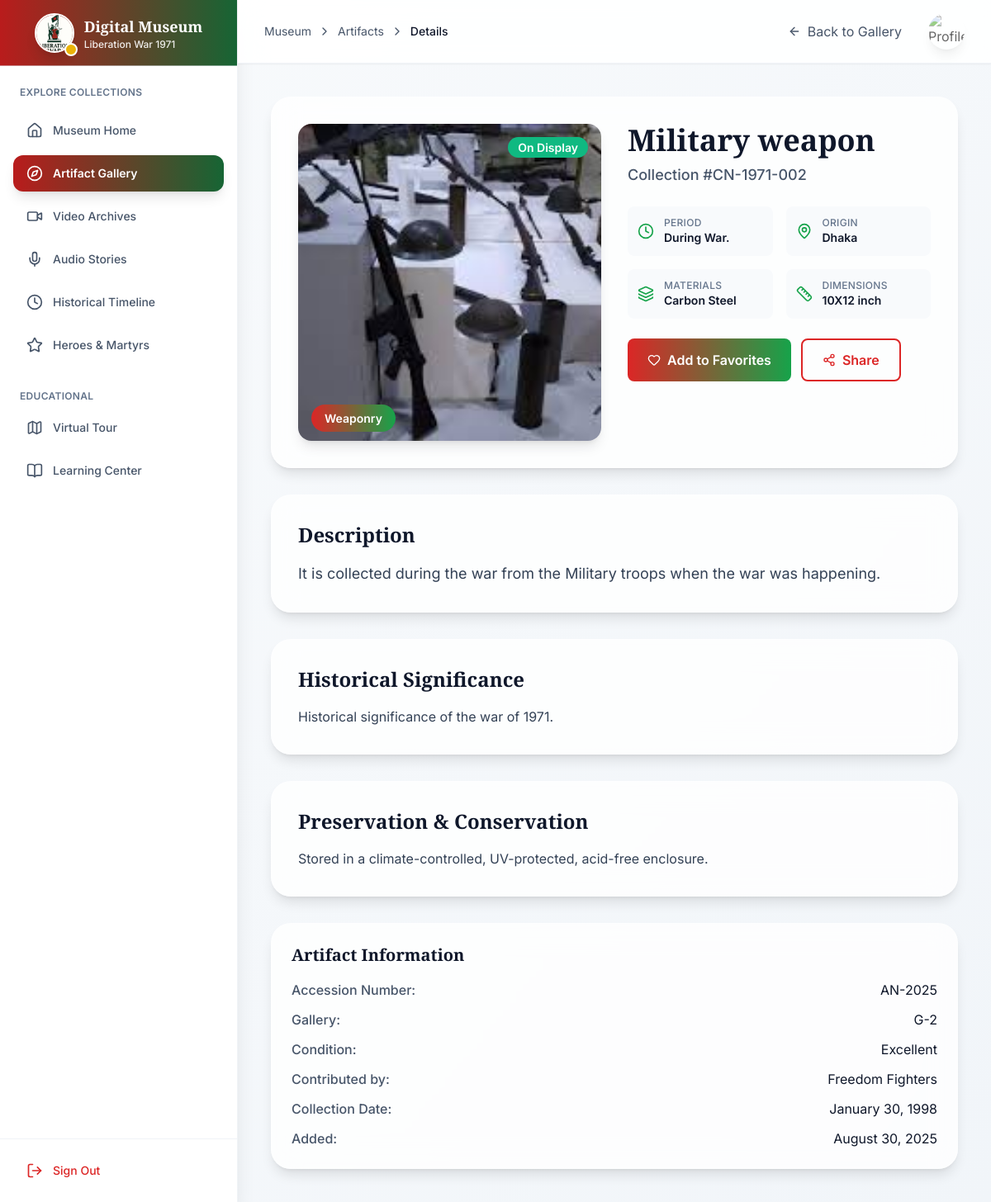
The app's page /artifact_detail.php?id=3 (signed in), older data.
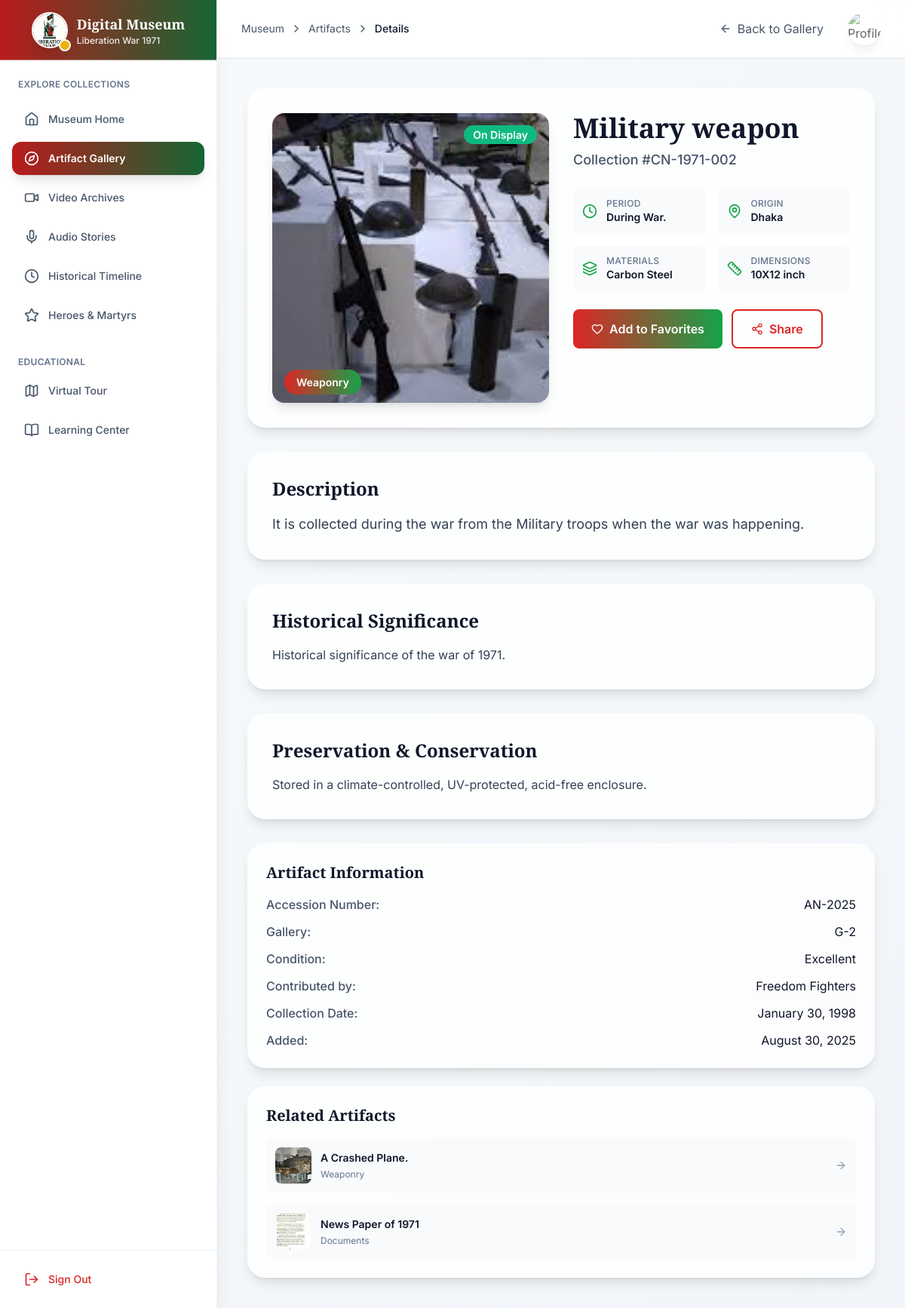
The same page, newer data.
### tables this page shows
CREATE TABLE `artifacts` (
  `artifact_id` int(11) NOT NULL,
  `collection_number` varchar(50) NOT NULL,
  `accession_number` varchar(50) DEFAULT NULL,
  `title` varchar(255) NOT NULL,
  `object_type` varchar(100) DEFAULT NULL,
  `period` varchar(100) DEFAULT NULL,
  `description` text DEFAULT NULL,
  `significance_comment` text DEFAULT NULL,
  `contributor_name` varchar(255) DEFAULT NULL,
  `collection_date` date DEFAULT NULL,
  `found_place` varchar(255) DEFAULT NULL,
  `measurements` varchar(100) DEFAULT NULL,
  `materials` varchar(255) DEFAULT NULL,
  `gallery_number` varchar(50) DEFAULT NULL,
  `condition` varchar(50) DEFAULT NULL,
  `preservation_notes` text DEFAULT NULL,
  `correction_notes` text DEFAULT NULL,
  `is_featured` tinyint(1) NOT NULL DEFAULT 0,
  `artifact_image_url` varchar(255) DEFAULT NULL,
  `status` enum('On Display','In Storage','Under Restoration','On Loan') NOT NULL DEFAULT 'In Storage',
  `added_by_user_id` int(11) DEFAULT NULL,
  `created_at` timestamp NOT NULL DEFAULT current_timestamp()
);

### artifact_detail.php (the view, shortened to what the changed rows need)
<?php
$baseURL = "http://localhost/MUSEUM/";
$artifactId = isset($_GET['id']) ? (int)$_GET['id'] : 0;
$host = "localhost";
$username = "root";
$password = "";
$database = "museum";
$conn = new mysqli($host, $username, $password, $database);
$artifactQuery = "SELECT a.*,
                         COALESCE(a.artifact_image_url, 'images/default_artifact.png') as image_url,
                         u.full_name as added_by_name
                  FROM artifacts a
                  LEFT JOIN users u ON a.added_by_user_id = u.user_id
                  WHERE a.artifact_id = ? LIMIT 1";
$artifact = null;
if ($stmt = $conn->prepare($artifactQuery)) {
    $stmt->bind_param("i", $artifactId);
    $stmt->execute();
    $result = $stmt->get_result();
    if ($result && $result->num_rows > 0) {
        $artifact = $result->fetch_assoc();
    }
}
$relatedArtifacts = [];
$relatedQuery = "SELECT artifact_id, title, object_type,
                        COALESCE(artifact_image_url, 'images/default_artifact.png') as image_url
                 FROM artifacts
                 WHERE (object_type = ? OR period = ?) AND artifact_id != ?
                 ORDER BY created_at DESC
                 LIMIT 6";
if ($stmt = $conn->prepare($relatedQuery)) {
    $stmt->bind_param("ssi", $artifact['object_type'], $artifact['period'], $artifactId);
    $stmt->execute();
    $result = $stmt->get_result();
    while ($row = $result->fetch_assoc()) {
        $relatedArtifacts[] = $row;
    }
}
?>
<!DOCTYPE html>
<html lang="en">
<head>
    <script src="https://cdn.tailwindcss.com"></script>
    <link rel="stylesheet" href="https://unpkg.com/aos@next/dist/aos.css" />
</head>
<body class="min-h-screen bg-gradient-to-br from-slate-50 to-slate-100 font-sans">
    <aside class="w-72 bg-white/95 backdrop-blur-lg border-r border-slate-200/50 flex-col h-screen fixed hidden lg:flex shadow-xl">
        <div class="h-20 flex items-center justify-center px-6 border-b border-slate-200/50 bg-gradient-to-r from-red-700 to-green-800">
            <div class="flex items-center space-x-3">
                <div class="text-left text-white">
                    <h1 class="text-lg font-bold font-serif">Digital Museum</h1>
                </div>
            </div>
        </div>
    </aside>
    <main id="main-content" class="flex-1 lg:ml-72">
        <div class="p-6 lg:p-10">
            <section class="bg-white/80 backdrop-blur-lg rounded-3xl p-8 shadow-lg border border-white/20 mb-8" data-aos="fade-up">
                <div class="grid grid-cols-1 lg:grid-cols-2 gap-8">
                    <div class="space-y-6">
                        <div>
                            <h1 class="text-4xl font-bold text-slate-900 font-serif mb-2">
                                <?php echo htmlspecialchars($artifact['title']); ?>
                            </h1>
                        </div>
                    </div>
                </div>
            </section>
            <div class="grid grid-cols-1 xl:grid-cols-3 gap-8">
                <section class="xl:col-span-2 space-y-8">
                    <div class="bg-white/80 backdrop-blur-lg rounded-3xl p-8 shadow-lg border border-white/20" data-aos="fade-up">
                        <h2 class="text-2xl font-bold text-slate-900 font-serif mb-4">Description</h2>
                    </div>
                    <?php if ($artifact['significance_comment']): ?>
                    <div class="bg-white/80 backdrop-blur-lg rounded-3xl p-8 shadow-lg border border-white/20" data-aos="fade-up">
                        <h2 class="text-2xl font-bold text-slate-900 font-serif mb-4">Historical Significance</h2>
                    </div>
                    <?php endif; ?>
                    <?php if ($artifact['preservation_notes']): ?>
                    <div class="bg-white/80 backdrop-blur-lg rounded-3xl p-8 shadow-lg border border-white/20" data-aos="fade-up">
                        <h2 class="text-2xl font-bold text-slate-900 font-serif mb-4">Preservation & Conservation</h2>
                    </div>
                    <?php endif; ?>
                </section>
                <aside class="space-y-6">
                    <?php if (!empty($relatedArtifacts)): ?>
                    <div class="bg-white/80 backdrop-blur-lg rounded-3xl p-6 shadow-lg border border-white/20" data-aos="fade-left" data-aos-delay="200">
                        <h3 class="text-xl font-bold text-slate-900 font-serif mb-4">Related Artifacts</h3>
                        <div class="space-y-4">
                            <?php foreach ($relatedArtifacts as $related): ?>
                            <a href="artifact_detail.php?id=<?php echo $related['artifact_id']; ?>"
                               class="group flex items-center space-x-3 p-3 bg-slate-50 rounded-lg hover:bg-red-50 transition-all duration-300">
                                <img src="<?php echo $baseURL . htmlspecialchars($related['image_url']); ?>"
                                     alt="<?php echo htmlspecialchars($related['title']); ?>"
                                     class="w-12 h-12 object-cover rounded-lg">
                                <div class="flex-1 min-w-0">
                                    <h4 class="font-semibold text-slate-900 text-sm line-clamp-1 group-hover:text-red-600 transition-colors">
                                        <?php echo htmlspecialchars($related['title']); ?>
                                    </h4>
                                    <p class="text-xs text-slate-500 mt-1">
                                        <?php echo htmlspecialchars($related['object_type']); ?>
                                    </p>
                                </div>
                                <i data-lucide="arrow-right" class="w-4 h-4 text-slate-400 group-hover:text-red-600 transition-colors"></i>
                            </a>
                            <?php endforeach; ?>
                        </div>
                    </div>
                    <?php endif; ?>
                </aside>
            </div>
        </div>
    </main>
</body>
</html>

Row changes from the older to the newer data that the page shows:
added artifacts: shows a picture, title "A Crashed Plane.", object_type "Weaponry"
added artifacts: shows a picture, title "News Paper of 1971", object_type "Documents"
Text that changed along with them:
text now shown: "Related Artifacts"
